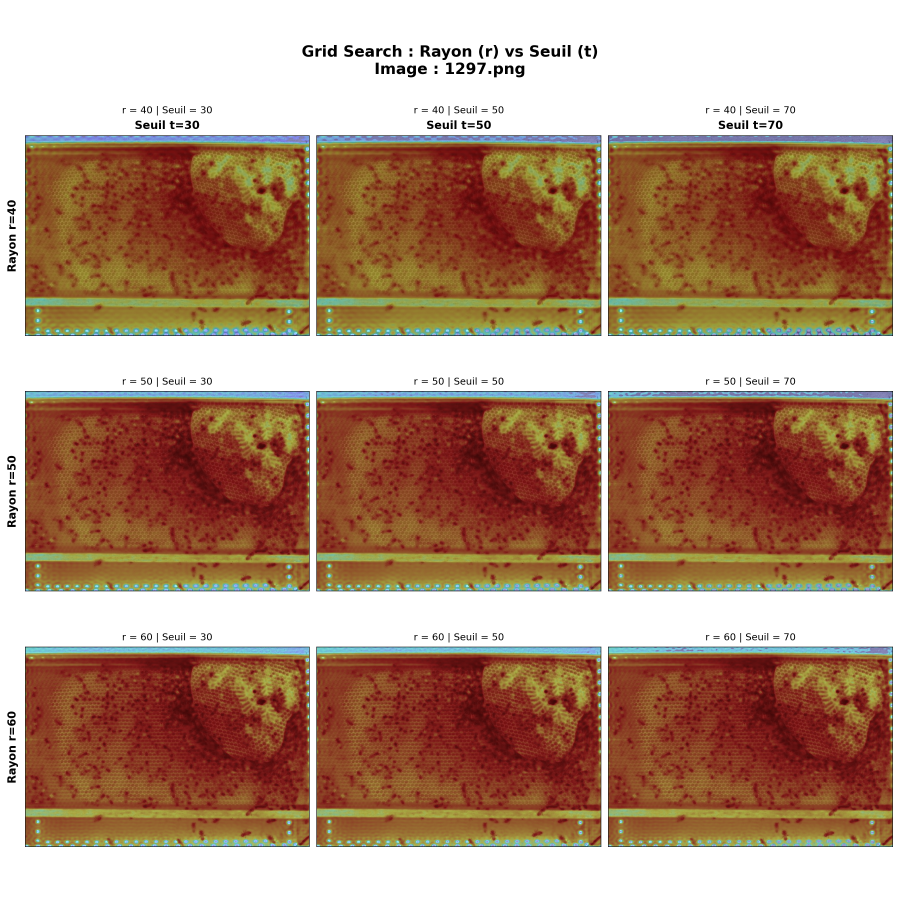
#> input picture Output/heatmap/SUMMARY_GRID_1297.png, 2700 x 2700 px, given as the content of the folder /Users/noledge/Downloads/B E E/data, which was not available (shown at 1/3 size)
$ python bee_detection_improved.py   (older library calls are emulated)
#> lines starting #> are read from the running program, lines starting #| are printed output that depends on the picture; after the words box and inside, x2 and y2 are one past the last pixel; in counts of white or black regions, pixels touching at a corner belong together; pictures that were not available may be replaced by others from this repository, and a replacement may not be noted
"""
Pipeline AMÉLIORÉ de détection et mise en évidence des abeilles
Version optimisée pour distinguer les abeilles du fond (rayons de cire)

Améliorations par rapport à la version initiale:
1. Détection basée sur l'intensité (abeilles = zones sombres)
2. Filtrage par taille adapté aux dimensions réelles des abeilles
3. Analyse de texture pour éliminer la structure hexagonale
4. Détection de mouvement entre frames consécutifs
"""

import cv2
import numpy as np
from pathlib import Path
import matplotlib.pyplot as plt
from scipy import ndimage


class ImprovedBeeDetectionPipeline:
    """
    Pipeline amélioré pour la détection des abeilles.
    Optimisé pour les images infrarouges de ruches.
    """

    def __init__(self, image_width=None, image_height=None):
        # Paramètres CLAHE
        self.clahe = cv2.createCLAHE(clipLimit=3.0, tileGridSize=(8, 8))

        # Estimation de la taille d'une abeille en pixels
        # Une abeille fait environ 12-15mm, une cellule 5mm
        # Ratio abeille/cellule ≈ 2.5-3
        self.min_bee_area = 500  # Pixels carrés minimum
        self.max_bee_area = 15000  # Pixels carrés maximum

    def step1_intensity_based_segmentation(self, image):
        """
        Étape 1: Segmentation basée sur l'intensité
        Les abeilles apparaissent comme des zones SOMBRES sur le fond clair des rayons

        Technique: Seuillage d'Otsu inversé pour trouver les zones sombres
        """
        # Égalisation d'histogramme adaptative
        enhanced = self.clahe.apply(image)

        # Flou pour réduire le bruit de la texture hexagonale
        blurred = cv2.GaussianBlur(enhanced, (7, 7), 0)

        # Seuillage d'Otsu pour trouver le seuil optimal
        # On cherche les zones SOMBRES (abeilles) donc on inverse
        _, otsu_mask = cv2.threshold(blurred, 0, 255, cv2.THRESH_BINARY_INV + cv2.THRESH_OTSU)
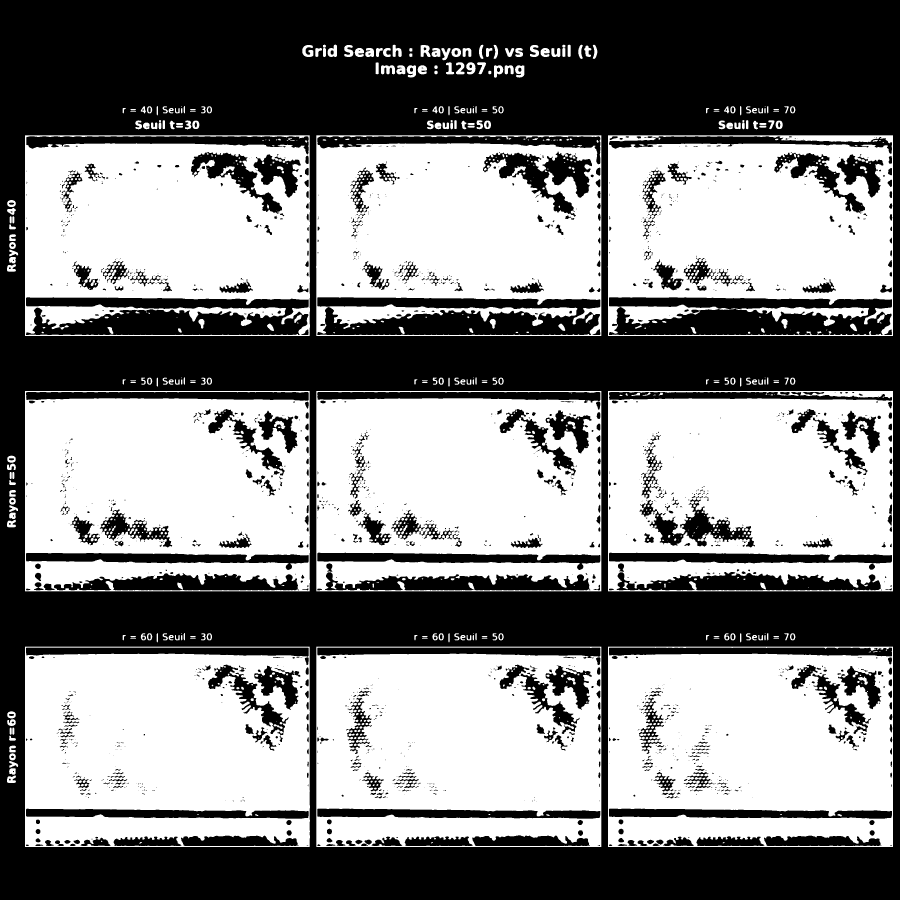
#> otsu_mask: shape (2700, 2700) (shown at 1/3 size); 51.5% white; 1795 black regions (1015 under 20 px), largest, box (x1, y1, x2, y2) and area: (0, 0, 2700, 2700) 2610158, (1827, 892, 2676, 1005) 70623, (78, 892, 926, 1005) 68875

        # Alternative: seuil fixe basé sur l'histogramme
        # Les abeilles sont généralement dans les 30% les plus sombres
        hist = cv2.calcHist([blurred], [0], None, [256], [0, 256])
#> hist = 256 values, max 2475272 at index 255, min 0 at index 0, mean 28476.6
        cumsum = np.cumsum(hist.flatten())
#> cumsum = 256 values from 0 to 7290000
        total_pixels = cumsum[-1]
#> total_pixels = 7290000
        threshold_percentile = 0.35  # 35% les plus sombres
        threshold_value = np.searchsorted(cumsum, total_pixels * threshold_percentile)
#> threshold_value = 125

        _, dark_mask = cv2.threshold(blurred, threshold_value, 255, cv2.THRESH_BINARY_INV)
#> dark_mask: shape (2700, 2700); 35.2% white; 2263 white regions (935 under 20 px), largest, box (x1, y1, x2, y2) and area: (75, 1940, 929, 2541) 289683, (949, 1940, 1804, 2541) 274953, (1824, 1940, 2679, 2541) 265853

        return enhanced, otsu_mask, dark_mask, blurred

    def step2_texture_analysis(self, image):
        """
        Étape 2: Analyse de texture pour éliminer la structure hexagonale
        Utilise la variance locale pour détecter les régions non-uniformes

        Les rayons ont une texture régulière (hexagonale)
        Les abeilles ont une texture plus variable
        """
        # Calcul de la variance locale
        kernel_size = 15
        mean = cv2.blur(image.astype(np.float64), (kernel_size, kernel_size))
        sqr_mean = cv2.blur((image.astype(np.float64)) ** 2, (kernel_size, kernel_size))
        variance = sqr_mean - mean ** 2
        variance = np.sqrt(np.maximum(variance, 0))

        # Normaliser
        variance_norm = ((variance - variance.min()) / (variance.max() - variance.min() + 1e-6) * 255).astype(np.uint8)

        # Les zones à haute variance sont potentiellement des abeilles
        _, high_variance_mask = cv2.threshold(variance_norm, 50, 255, cv2.THRESH_BINARY)
#> high_variance_mask: shape (2700, 2700); 25.8% white; 1717 white regions (311 under 20 px), largest, box (x1, y1, x2, y2) and area: (68, 399, 937, 1015) 136000, (68, 1126, 937, 1781) 127880, (68, 1893, 937, 2548) 125890

        return variance_norm, high_variance_mask

    def step3_gradient_analysis(self, image):
        """
        Étape 3: Analyse du gradient pour détecter les bords des abeilles
        Les abeilles ont des contours plus marqués que les cellules
        """
        # Calcul du gradient avec Sobel
        grad_x = cv2.Sobel(image, cv2.CV_64F, 1, 0, ksize=3)
        grad_y = cv2.Sobel(image, cv2.CV_64F, 0, 1, ksize=3)
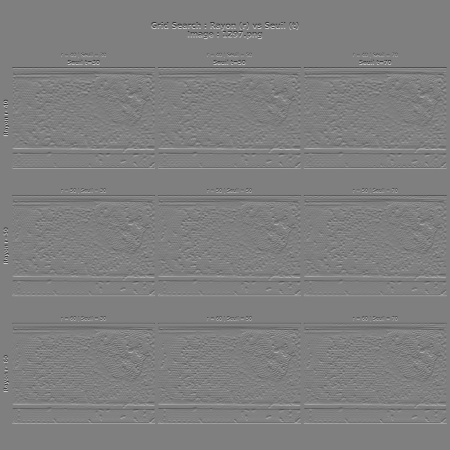
#> grad_y: shape (2700, 2700) float64 (shown at 1/6 size); min -508, max 508, mean 0; drawn with min black and max white
        gradient_magnitude = np.sqrt(grad_x ** 2 + grad_y ** 2)

        # Normalisation
        gradient_norm = ((gradient_magnitude / gradient_magnitude.max()) * 255).astype(np.uint8)

        # Seuillage pour garder les forts gradients
        _, strong_edges = cv2.threshold(gradient_norm, 30, 255, cv2.THRESH_BINARY)
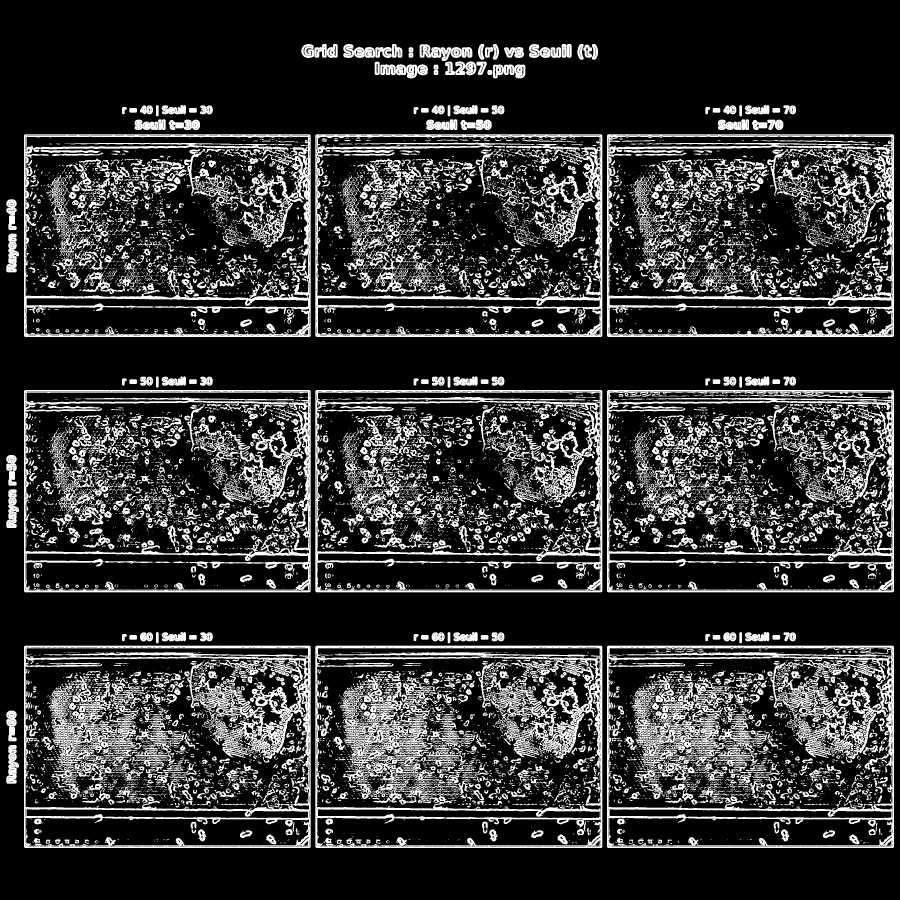
#> strong_edges: shape (2700, 2700) (shown at 1/3 size); 20.3% white; 14672 white regions (9833 under 20 px), largest, box (x1, y1, x2, y2) and area: (72, 1937, 932, 2544) 79909, (946, 1937, 1807, 2544) 73397, (1821, 1937, 2682, 2544) 65139

        return gradient_norm, strong_edges

    def step4_combine_masks(self, dark_mask, high_variance_mask, strong_edges):
        """
        Étape 4: Combinaison intelligente des masques
        Une abeille doit être: sombre ET (haute variance OU forts bords)
        """
        # Dilatation des masques secondaires pour être plus inclusif
        kernel = cv2.getStructuringElement(cv2.MORPH_ELLIPSE, (5, 5))
        variance_dilated = cv2.dilate(high_variance_mask, kernel, iterations=2)
#> variance_dilated: shape (2700, 2700); 41.5% white; 394 white regions, largest, box (x1, y1, x2, y2) and area: (11, 308, 2691, 1019) 890551, (10, 1122, 2690, 1785) 888967, (11, 1889, 2690, 2552) 870321
        edges_dilated = cv2.dilate(strong_edges, kernel, iterations=1)
#> edges_dilated: shape (2700, 2700); 39.3% white; 1988 white regions (224 under 20 px), largest, box (x1, y1, x2, y2) and area: (1819, 1935, 2684, 2546) 319215, (70, 1935, 934, 2546) 315604, (944, 1935, 1809, 2546) 302124

        # Combinaison: zones sombres qui ont aussi une texture variable ou des bords forts
        texture_or_edges = cv2.bitwise_or(variance_dilated, edges_dilated)
#> texture_or_edges: shape (2700, 2700); 51.1% white; 4873 black regions (3478 under 20 px), largest, box (x1, y1, x2, y2) and area: (0, 0, 2700, 2700) 2159953, (1834, 1212, 2427, 1650) 58521, (959, 1977, 1561, 2420) 51534
        combined = cv2.bitwise_and(dark_mask, texture_or_edges)
#> combined: shape (2700, 2700); 25.3% white; 3286 white regions (1258 under 20 px), largest, box (x1, y1, x2, y2) and area: (75, 1940, 929, 2541) 191028, (949, 1940, 1804, 2541) 185544, (1824, 1940, 2679, 2541) 183762

        return combined

    def step5_morphological_refinement(self, mask):
        """
        Étape 5: Raffinement morphologique
        Nettoyage du masque pour éliminer le bruit et connecter les régions
        """
        # Élément structurant elliptique (forme d'abeille)
        kernel_small = cv2.getStructuringElement(cv2.MORPH_ELLIPSE, (3, 3))
        kernel_medium = cv2.getStructuringElement(cv2.MORPH_ELLIPSE, (7, 7))
        kernel_large = cv2.getStructuringElement(cv2.MORPH_ELLIPSE, (11, 11))

        # Ouverture agressive pour éliminer le petit bruit
        opened = cv2.morphologyEx(mask, cv2.MORPH_OPEN, kernel_medium)
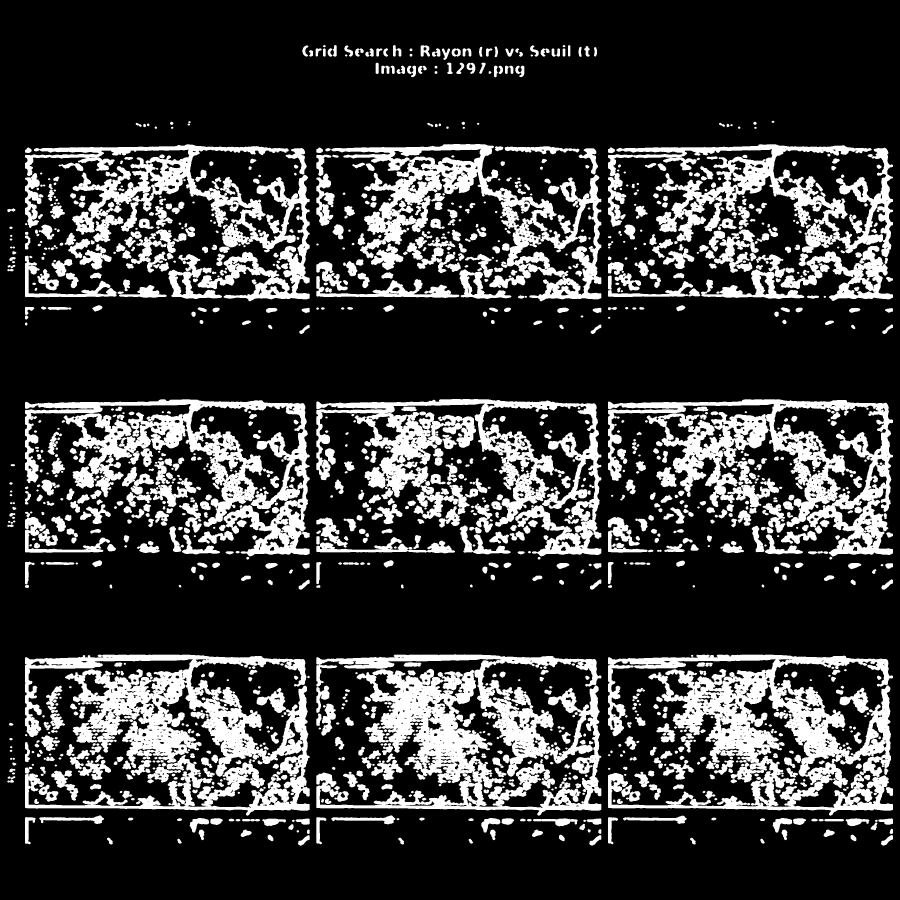
#> opened: shape (2700, 2700) (shown at 1/3 size); 22.2% white; 1471 white regions, largest, box (x1, y1, x2, y2) and area: (949, 1963, 1804, 2447) 166825, (75, 1964, 929, 2447) 161919, (1824, 1964, 2679, 2447) 159385

        # Fermeture pour connecter les parties d'une même abeille
        closed = cv2.morphologyEx(opened, cv2.MORPH_CLOSE, kernel_large)
#> closed: shape (2700, 2700); 25.8% white; 397 white regions (4 under 20 px), largest, box (x1, y1, x2, y2) and area: (75, 1964, 929, 2447) 216931, (949, 1963, 1804, 2447) 216310, (1824, 1964, 2679, 2447) 204815

        # Remplissage des trous
        filled = ndimage.binary_fill_holes(closed).astype(np.uint8) * 255
#> filled: shape (2700, 2700); 37.6% white; 328 white regions (1 under 20 px)
#> (the rest of the program and of its run is left out)
